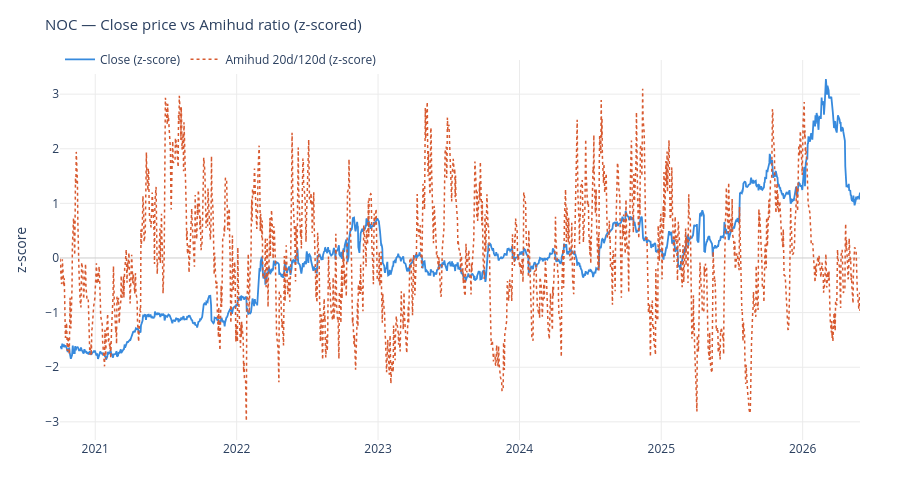

Notebook cell for this chart:
### Code cell
plot_ticker_amihud(df, PRIMARY_TICKER, window_size=window_size)
fig = plot_price_vs_amihud(
    df, ticker=PRIMARY_TICKER,
    short_window=SHORT_WINDOW, long_window=LONG_WINDOW)
fig.show()

### Figure 1 — Plotly figure (JSON) as saved in the notebook; plotly's stock layout.template omitted (floating-point values rounded to 4 significant figures; data arrays with more than 128 entries replaced by an {"elided": "..."} marker saying what was removed)
{"data": [{"line": {"color": "#378ADD", "width": 1.8}, "name": "Close (z-score)", "type": "scatter", "x": {"elided": "1423 str values"}, "y": {"elided": "1423 float values"}}, {"line": {"color": "#D85A30", "dash": "dot", "width": 1.5}, "name": "Amihud 20d/120d (z-score)", "type": "scatter", "x": {"elided": "1423 str values"}, "y": {"elided": "1423 float values"}}], "layout": {"height": 480, "hovermode": "x unified", "legend": {"orientation": "h", "x": 0, "y": 1.04}, "margin": {"b": 40, "l": 60, "r": 40, "t": 60}, "paper_bgcolor": "white", "plot_bgcolor": "white", "title": {"font": {"size": 15}, "text": "NOC — Close price vs Amihud ratio (z-scored)"}, "xaxis": {"gridcolor": "#EBEBEB", "showgrid": true}, "yaxis": {"gridcolor": "#EBEBEB", "showgrid": true, "title": {"text": "z-score"}, "zeroline": true, "zerolinecolor": "#CCCCCC", "zerolinewidth": 1}}}
